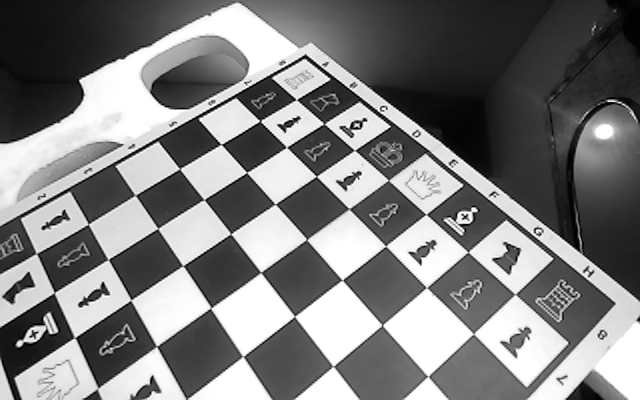
//> input picture images/image_left_1.png, 640 x 400 px
$ ./Source   (built with g++ and OpenCV 4)
//> lines starting //> are read from the running program, lines starting //| are printed output that depends on the picture
/* *************** Stereo Camera Calibration **************************
This code can be used to calibrate stereo cameras to get the intrinsic
and extrinsic files.
This code also generated rectified image, and also shows RMS Error and Reprojection error
to find the accuracy of calibration.
You can load saved stereo images or use this code to capture them in real time.
Keyboard Shortcuts for real time (ie clicking stereo image at run time):
1. Default Mode: Detecting (Which detects chessboard corners in real time)
2. 'c': Starts capturing stereo images (With 2 Sec gap, This can be changed by changing 'timeGap' macro)
3. 'p': Process and Calibrate (Once all the images are clicked you can press 'p' to calibrate)
Usage: StereoCameraCallibration [params]
--cam1 (value:0)                           Camera 1 Index
--cam2 (value:2)                           Camera 2 Index
--dr, --folder (value:.)                   Directory of images
-h, --height (value:6)                     Height of the board
--help (value:true)                        Prints this
--images, -n (value:40)                    No of stereo pair images
--post, --postfix (value:jpg)              Image extension. Ex: jpg,png etc
--prefixleft, --prel (value:image_left_)   Left image name prefix. Ex: image_left_
--prefixright, --prer (value:image_right_) Right image name postfix. Ex: image_right_
--realtime, --rt (value:1)                 Clicks stereo images before calibration. Use if you do not have stereo pair images saved
-w, --width (value:7)                      Width of the board
Example:   ./stereo_calib                                              Clicks stereo images at run time.
./stereo_calib -rt=0 -prel=left_ -prer=right_ -post=jpg     RealTime id off ie images should be loaded from disk. With images named left_1.jpg, right_1.jpg etc.
Cheers
*/


#include <opencv2/core/core.hpp>
#include <opencv2/calib3d/calib3d.hpp>
#include <opencv2/imgproc/imgproc.hpp>
#include <opencv2/highgui/highgui.hpp>
#include <opencv2/imgcodecs.hpp>
#include <iostream>
#include <stdlib.h>

#define timeGap 3000000000U

using namespace cv;
using namespace std;

// [11 lines left out: function help, not called in this run]

enum Modes { DETECTING, CAPTURING, CALIBRATING };
Modes mode = CALIBRATING;
int noOfStereoPairs = 14;						//
int stereoPairIndex = 0, cornerImageIndex = 0;
int goIn = 1;
Mat _leftOri, _rightOri;
int64 prevTickCount;
vector<Point2f> cornersLeft, cornersRight;
vector<vector<Point2f> > cameraImagePoints[2];
Size boardSize = Size(6, 4);					//

string prefixLeft = "image_left_";				//
string prefixRight = "image_right_";			//
string postfix = "png";							//
string dir = "./images";						//

int calibType = 1;								//

Mat displayCapturedImageIndex(Mat);
Mat displayMode(Mat);
bool findChessboardCornersAndDraw(Mat, Mat);
void displayImages();
void saveImages(Mat, Mat, int);
void calibrateStereoCamera(Size);
void calibrateInRealTime(Mat, Mat);
void calibrateFromSavedImages(string, string, string, string);

Mat testcalibrateStereoCamera(Mat, Mat);

class stereocam {
public:

	FileStorage fsL;
	Mat cameraMatrix[2], distCoeffs[2];
	Mat R1, R2, P1, P2;
	Mat rmap[2][2];
	Size imageSize;

	stereocam() {
		cout << "Constructor called!" << endl;

		cameraMatrix[0] = Mat::eye(3, 3, CV_64F);
		cameraMatrix[1] = Mat::eye(3, 3, CV_64F);

		fsL.open("camera_info/intrinsics.yml", FileStorage::READ);
		if (fsL.isOpened()) {
			fsL["M1"] >> cameraMatrix[0];
			fsL["D1"] >> distCoeffs[0];
			fsL["M2"] >> cameraMatrix[1];
			fsL["D2"] >> distCoeffs[1];
			fsL.release();
		}
		else
			cout << "Error: Could not open intrinsics file (intrinsic.yml)." << endl;
		//cout << "Reading extrinsics.yml - left/right.yaml "<< endl;
		cout << "M1:" << cameraMatrix[0] << endl;
		cout << "D1:" << distCoeffs[0] << endl;
		cout << "M2:" << cameraMatrix[1] << endl;
		cout << "D2:" << distCoeffs[1] << endl;
		FileStorage fsR;
		fsR.open("camera_info/extrinsics.yml", FileStorage::READ);
		if (fsR.isOpened()) {
			fsR["R1"] >> R1;
			fsR["R2"] >> R2;
			fsR["P1"] >> P1;
			fsR["P2"] >> P2;
			fsR.release();
		}
		else
			cout << "Error: Could not open extrinsics file (extrinsics.yml)." << endl;
		cout << "Cmaera parameters GOT !!" << endl;
		cout << "R1:" << R1 << endl;
		cout << "P1:" << P1 << endl;
		cout << "R2:" << R2 << endl;
		cout << "P2:" << P2 << endl;

		Mat crp = imread("./images/image_left_1.png");
		imageSize = crp.size();

		initUndistortRectifyMap(cameraMatrix[0], distCoeffs[0], R1, P1, imageSize, CV_16SC2, rmap[0][0], rmap[0][1]);
		initUndistortRectifyMap(cameraMatrix[1], distCoeffs[1], R2, P2, imageSize, CV_16SC2, rmap[1][0], rmap[1][1]);
	}
};
stereocam ps4eye;

// [345 lines left out: functions displayCapturedImageIndex, displayMode, findChessboardCornersAndDraw, displayImages, saveImages, calibrateStereoCamera and 3 more, not called in this run]

int main() {
	//calibrateFromSavedImages(dir, prefixLeft, prefixRight, postfix);
	cout << "testing object" << endl;
	cout << ps4eye.R1 << endl;
	cout << "test END" << endl;

	Mat imgL = imread("./images/image_left_1.png");
//> imgL is the input picture: 400 rows x 640 cols, CV_8UC3; min 0, max 255, mean 126.5
	Mat imgR = imread("./images/image_right_1.png");
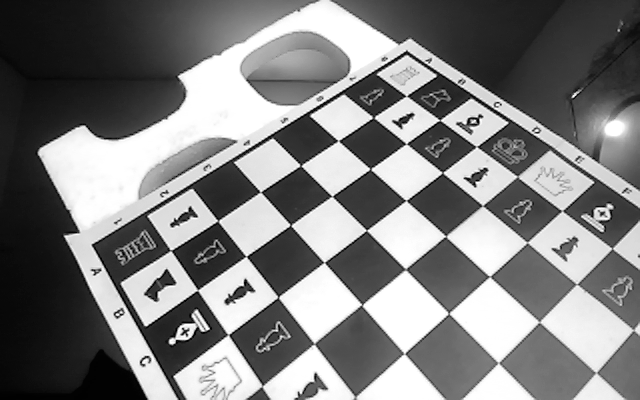
//> input picture images/image_right_1.png, 640 x 400 px
//> imgR is the input picture: 400 rows x 640 cols, CV_8UC3; min 0, max 255, mean 126.9

	Mat tstmat  = testcalibrateStereoCamera(imgL, imgR);

	cout << "## Calibration FINISHED" << endl;
	//cout << "## Calibrating F(x)" << endl;
	/*
	Mat cameraMatrix[2], distCoeffs[2];
	cameraMatrix[0] = Mat::eye(3, 3, CV_64F);
	cameraMatrix[1] = Mat::eye(3, 3, CV_64F);
	*/
	int rr;
	cin >> rr;
	return 0;
}

Mat testcalibrateStereoCamera(Mat imgL, Mat imgR) {
	/*
	Mat imgL = imread("./images/image_left_1.png");
	Mat imgR = imread("./images/image_right_1.png");
	*/
	Size imageSizeL = imgL.size();
//> imageSizeL = Size(640, 400)
	Size imageSizeR = imgR.size();
//> imageSizeR = Size(640, 400)

	/*
	namedWindow("imgL1");
	namedWindow("imgR1");
	imshow("imgL1", imgL);
	waitKey(33);
	imshow("imgR1", imgR);
	waitKey(33);
	*/
	Mat cameraMatrix[2], distCoeffs[2];
	cameraMatrix[0] = Mat::eye(3, 3, CV_64F);
	cameraMatrix[1] = Mat::eye(3, 3, CV_64F);
	Mat R1, R2, P1, P2, Q;

	//cout << "Reading Intrinsic.yml - left/right.yaml "<< endl;
	FileStorage fsL;
	fsL.open("camera_info/intrinsics.yml", FileStorage::READ);
	if (fsL.isOpened()) {
		fsL["M1"] >> cameraMatrix[0];
		fsL["D1"] >> distCoeffs[0];
		fsL["M2"] >> cameraMatrix[1];
		fsL["D2"] >> distCoeffs[1];
		fsL.release();
	}
	else
		cout << "Error: Could not open intrinsics file (intrinsic.yml)." << endl;
	//cout << "Reading extrinsics.yml - left/right.yaml "<< endl;
		cout << "M1:" << cameraMatrix[0] << endl;
		cout << "D1:" << distCoeffs[0] << endl;
		cout << "M2:" << cameraMatrix[1] << endl;
		cout << "D2:" << distCoeffs[1] << endl;
	FileStorage fsR;
	fsR.open("camera_info/extrinsics.yml", FileStorage::READ);
	if (fsR.isOpened()) {
		fsR["R1"] >> R1;
		fsR["R2"] >> R2;
		fsR["P1"] >> P1;
		fsR["P2"] >> P2;
		fsR.release();
	}
	else
		cout << "Error: Could not open extrinsics file (extrinsics.yml)." << endl;
	cout << "Cmaera parameters GOT !!" << endl;
		cout << "R1:" << R1 << endl;
		cout << "P1:" << P1 << endl;
		cout << "R2:" << R2 << endl;
		cout << "P2:" << P2 << endl;

	Mat rmap[2][2];
	initUndistortRectifyMap(cameraMatrix[0], distCoeffs[0], R1, P1, imageSizeL, CV_16SC2, rmap[0][0], rmap[0][1]);
	initUndistortRectifyMap(cameraMatrix[1], distCoeffs[1], R2, P2, imageSizeR, CV_16SC2, rmap[1][0], rmap[1][1]);

	remap(imgL, imgL, rmap[0][0], rmap[0][1], INTER_LINEAR);
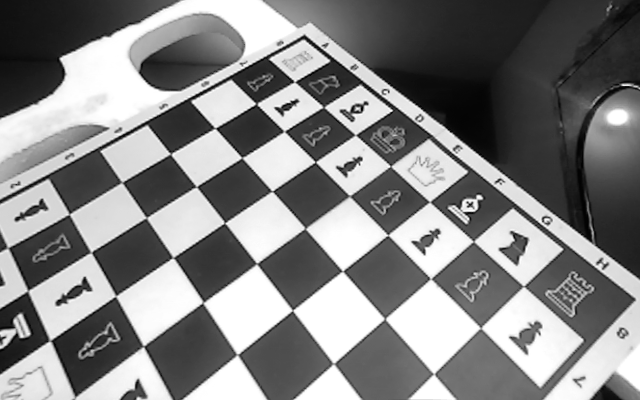
//> imgL: 400 rows x 640 cols, CV_8UC3; min 1, max 255, mean 132.1
	remap(imgR, imgR, rmap[1][0], rmap[1][1], INTER_LINEAR);
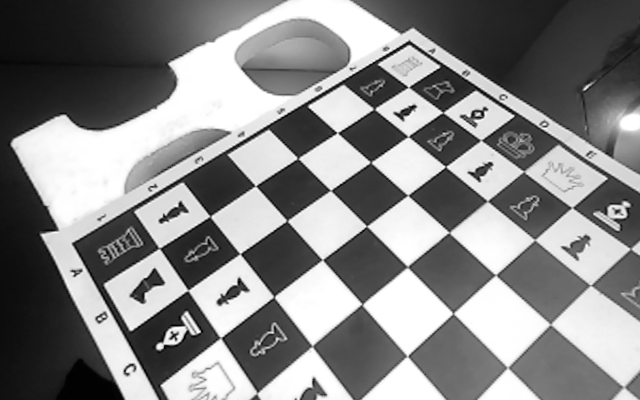
//> imgR: 400 rows x 640 cols, CV_8UC3; min 1, max 255, mean 134.4
//> the answer given: 3

	namedWindow("imgR", WINDOW_AUTOSIZE);
	imshow("imgL", imgL);
	//waitKey(30);
	imshow("imgR", imgR);

	cout << "rectified!" << endl;
	waitKey(33);

	return imgR;
}
